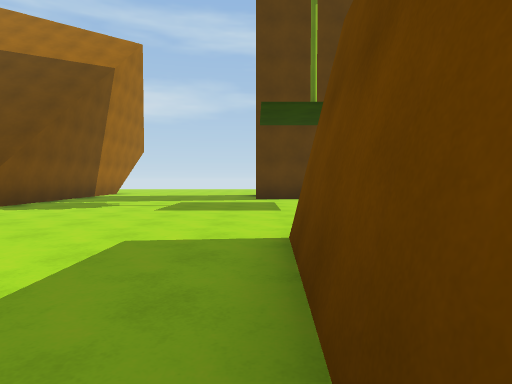
view 1 (above)

22 first-person views from a walk through a 3-D level made in the Unity game engine. The camera is 1.2 m above the floor, tilts 2° down and sees 75° across. The floor is counted in squares, 2 m on a side. Each view is taken from the middle of a square. On the plan, view 1 faces up. The plan holds only what a view shows up to about 10 squares ahead; the rest is blank. The place goes on beyond the plan. The player character is not drawn.

view 2
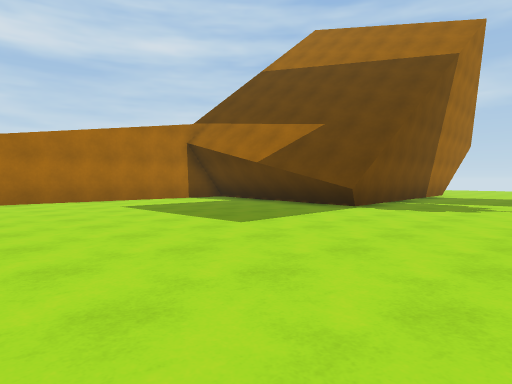

view 3
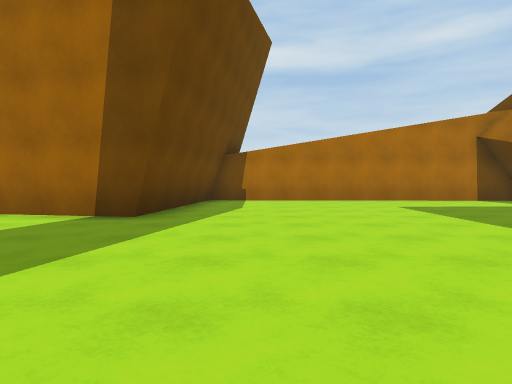

view 4
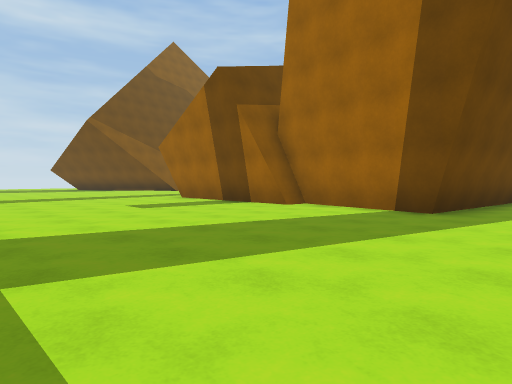

view 5
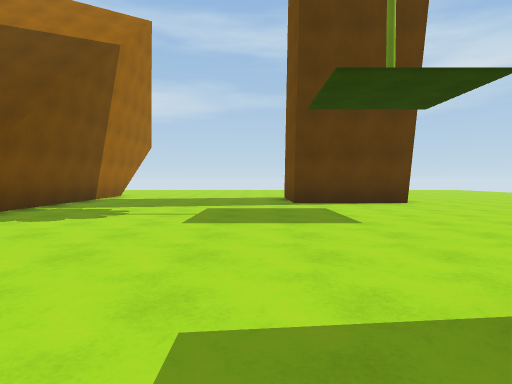

view 6
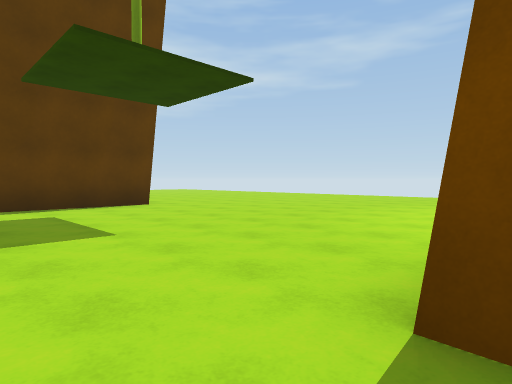

view 7
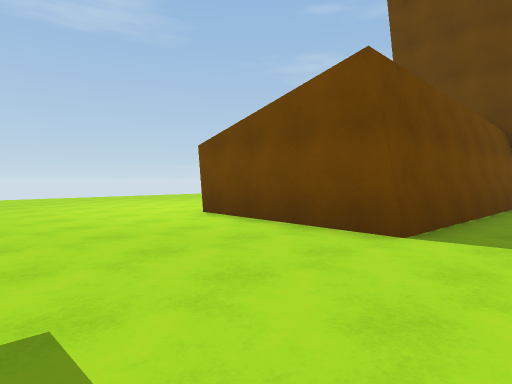

view 8
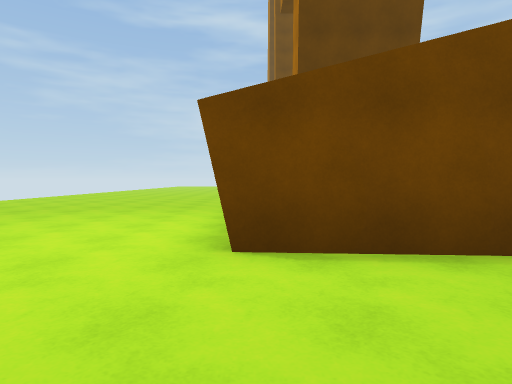

view 9
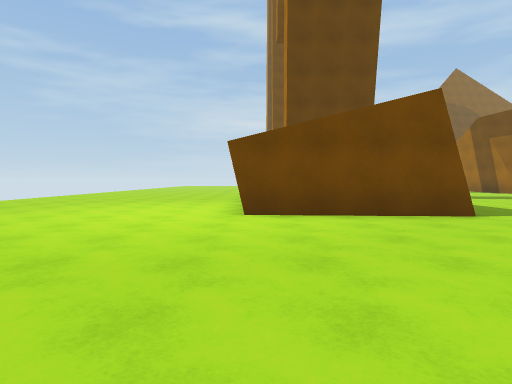

view 10
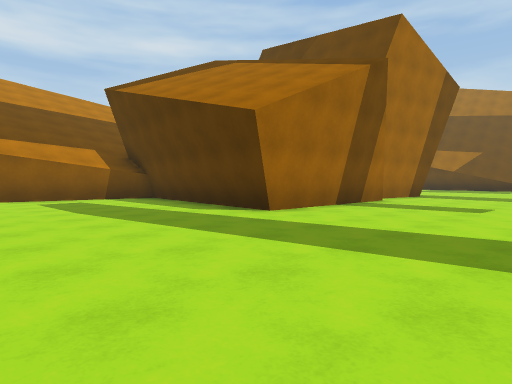

view 11
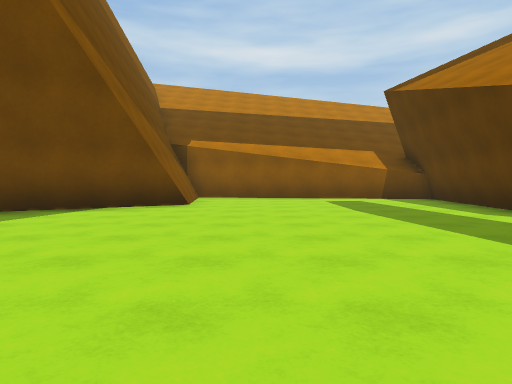

view 12
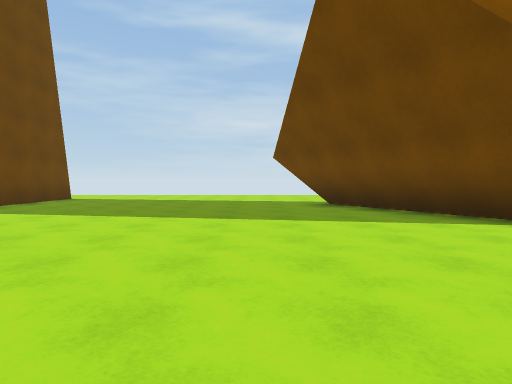

view 13
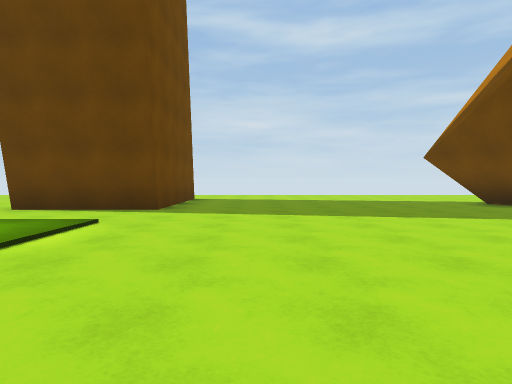

view 14
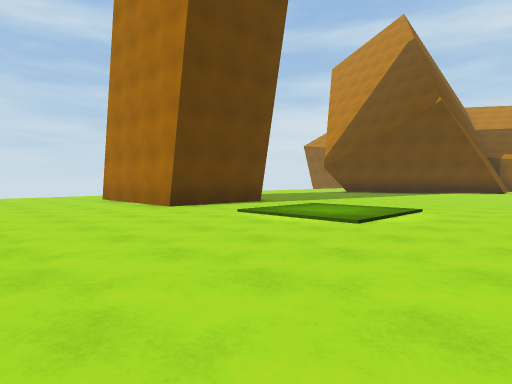

view 15
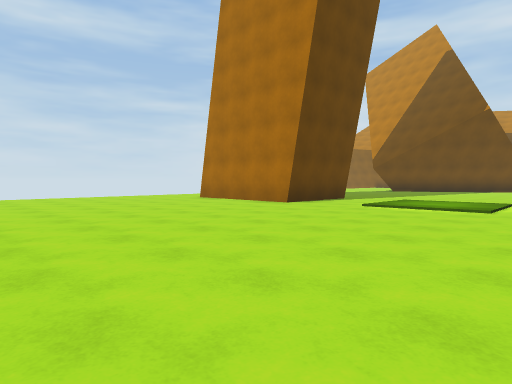

view 16
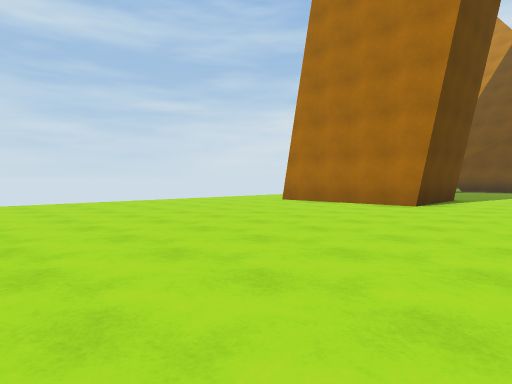

view 17
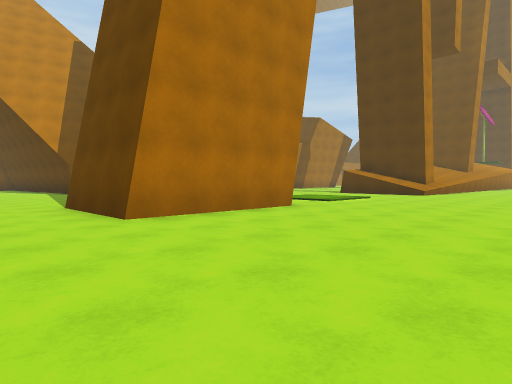

view 18
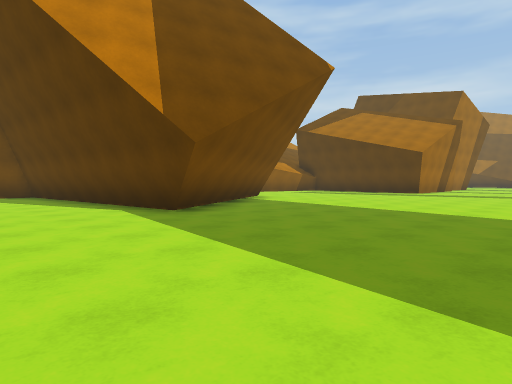

view 19
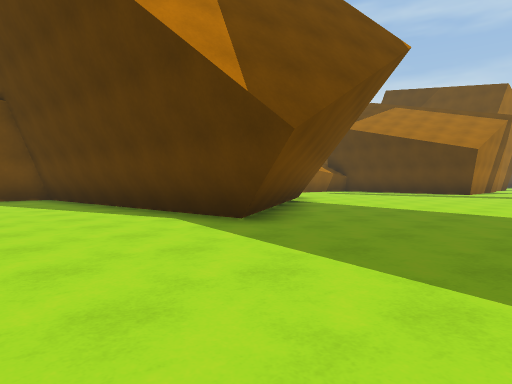

view 20
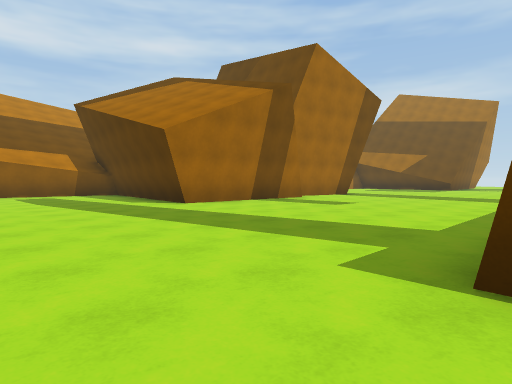

view 21
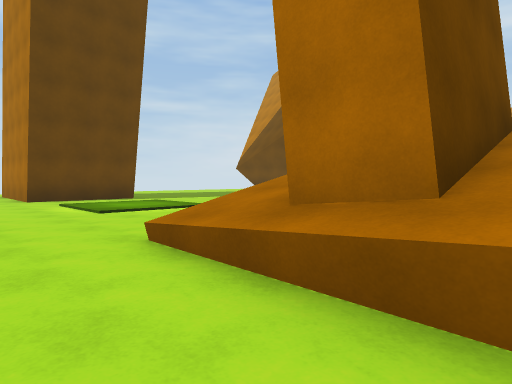

view 22
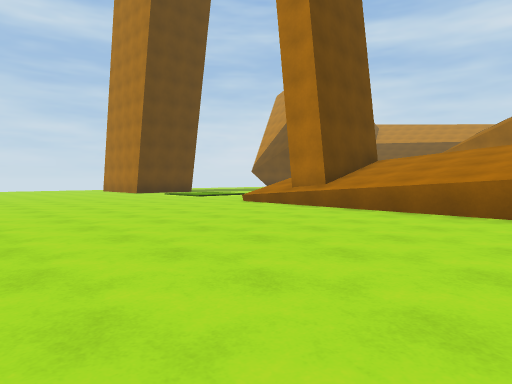

### Floor plan
Points are (right, up) in squares from view 1. A wall is a line through its corners. A room is listed if a view was taken in it or the views show most of it. See-through windows are left out.
Room 1 (views 1, 2, 3, 4, 5, 6, 7, 8, 9, 10, 11, 12, 13, 14, 15, 16, 17, 18, 19, 20, 21, 22)
walls: (3, -10.6) (3, -11.8); (0.3, -2.8) (1.3, -2.8); (-7.3, -10.4) (-13, -9.7); (0.2, -2.2) (0.2, -1.4); (-7.2, -5.4) (-7.3, -10.2); (-8, -5.5) (-7.2, -5.6); (0.3, 0.4) (0.5, 3.4) (1.4, 3.4); (1.8, 3.4) (3, 3.3); (-13.6, -11.3) (-13.9, -13.6); (3.4, 3.2) (4.4, 3.2); (-12, -1.2) (-7.4, -1.8) (-8, -5.3); (-13, -17.2) (-10.4, -16.9) (-7, -22.7) (-14.5, -23.5); (0, -24) (0, -20.7) (3, -20.7) (3, -24.7) (0, -24.7); (-6.5, 6.7) (-9.3, 7.1); (-11.8, 7.6) (-12, -0.9); (3.1, 10.7) (0, 10.7) (0, 11.9); (-5.9, 12.1) (-5.7, 6.8) (-9, 7.3)
low walls: (3.7, -8.5) (3.7, -9.2); (3.7, -9.7) (3.6, -10.9); (3.6, -11.1) (3.6, -11.6); (-7.3, -10.2) (-8.4, -10.1); (-8.5, -10.1) (-9.4, -10); (-8, -5.3) (-7.2, -5.4); (-9.5, -9.9) (-11.4, -9.7); (-11.1, -16.7) (-7.6, -22.6); (-13.8, -11.6) (-14.1, -13.7); (-13.1, -17) (-10.8, -16.7) (-7.4, -22.5) (-14.6, -23.2)

Positions as (right, up) in squares from view 1, and headings:
1: (0, 0), facing up
2: (-2, 0), facing up-left
3: (-2, 0), facing left
4: (-1, 0), facing down-left
5: (-1, 2), facing up
6: (-1, 3), facing up-right
7: (-1, 7), facing down-right
8: (4, 6), facing down
9: (4, 9), facing down
10: (-3, -15), facing up-left
11: (-3, -15), facing left
12: (-6, -14), facing down
13: (-2, -14), facing down
14: (7, -14), facing down-left
15: (10, -15), facing down-left
16: (11, -18), facing down-left
17: (8, -27), facing up-left
18: (-2, -26), facing up-left
19: (-4, -26), facing up-left
20: (0, -15), facing up-left
21: (5, -10), facing down-left
22: (10, -6), facing down-left
